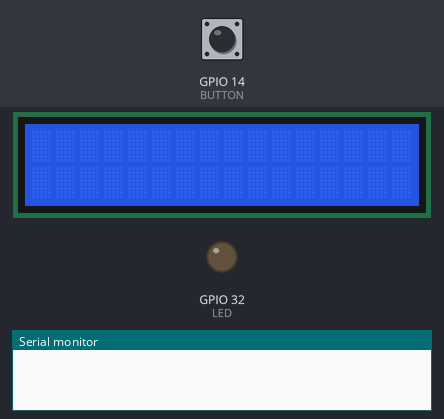
This sketch was run on a simulated ESP32. On the bench: 16×2 character LCD, output pins drawn as LEDs (lit = HIGH), the last lines printed to the serial monitor. The inputs (shaded band) are chosen by the test bench; at power-on: GPIO 14 (BUTTON) HIGH. Random numbers use the default seed unless the sketch sets one.

Above: at 1.2 s.
1.3 s: GPIO 14 (BUTTON) pulled LOW for 0.15 s
At 7.0 s:
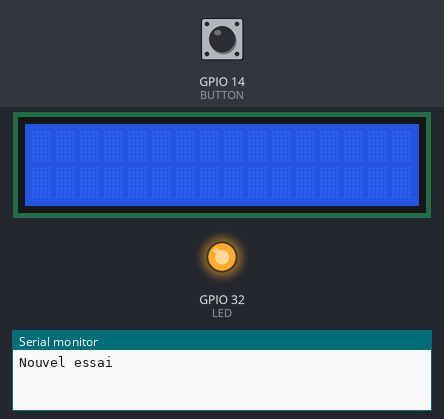
Timing chart, 0 to 13.0 s (numbered marks = the images above; inputs shaded):
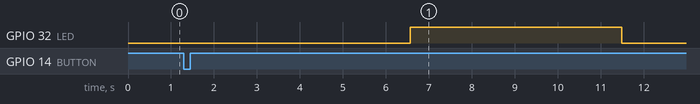

The sketch:

Exercice_HOMERIN_v1.ino
```cpp
/*   -------------------------------- Exercice Alstom --------------------------------

     Mesure la différence entre un temps perçu et la reproduction de ce délai

     - HOMERIN Emile
     - 22/04/2022
     - Version 2 : Application fonctionnelle et affichage du résultat sur un écran LCD

     ---------------------------------------------------------------------------------- */

#include <LiquidCrystal.h>   // Bibilothèque nécessaire pour utiliser l'écran LCD

#define LED 32          // Definition des pins correspondant à la LED et au bouton poussoir
#define BUTTON 14

LiquidCrystal lcd(19, 23, 18, 17, 16, 15);   // Définition de l'écran

int delay1, delay2;       // Durées aléatoires nécessaires à la réalisation de l'application
int appui = 0;            // Vaut 0 dans le cas du 1er appui (lancement de l'application), 1 lorsqu'on détecte ensuite un front descendant (l'utilisateur appui sur
                          // le bouton), puis 2 lorsqu'on detecte un front montant (l'utilisateur relache le bouton)
int timer, user_delay, delta;     // timer sera notre chronomètre, user_delay le temps d'appui de l'utilisateur et delta représente la différence entre la durée de l'appui et le véritable temps d'allumage de la LED


void setup()
{
  Serial.begin(115200);

  pinMode(BUTTON, INPUT_PULLUP);     // Déclaration du bouton poussoir
  pinMode(LED, OUTPUT);              // Déclaration de la LED

  randomSeed(analogRead(0));    // Initialise le générateur de nombres aléatoires par le bruit aléatoire provenant de l'environnement
                                // Ainsi la suite de nombres aléatoires démarre à un endroit arbitraire

  lcd.begin(16, 2);             // L’écran dispose de 16 colonnes et 2 lignes
}


void loop()
{

  if ( digitalRead(BUTTON) == LOW &&  appui == 0)       // Si l'utilisateur appuie sur le bouton et que appui = 0 alors on lance l'application
  {
    Serial.println("Nouvel essai");

    lcd.clear();    // Efface le résultat précédent sur l'écran

    delay1 = random(3000, 6001);   // Renvoie un nombre aléatoire entre 3000 et 6000
    delay2 = random(1000, 5001);   // Renvoie un nombre aléatoire entre 1000 et 5000

    delay(delay1);              // On attend entre 3 et 6 secondes aléatoirement

    digitalWrite(LED, HIGH);    // Puis la LED s'allume
    delay(delay2);              // pendant 1 à 5 secondes aléatoirement

    digitalWrite(LED, LOW);     // Enfin la LED s'éteind à la fin du délai

    Serial.print("Temps d'allumage de la LED : ");    // Permet de vérifier le bon fonctionnement de l'application
    Serial.print(delay2);
    Serial.println(" ms");

    appui = 1;     // On attend à présent une action de l'utilisateur
  }


  if ( digitalRead(BUTTON) == LOW  &&  appui == 1)       // Si l'utilisateur appuie sur le bouton et que appui = 1 alors on démarre le chronomètre
  {
    digitalWrite(LED, HIGH);        // Lorsque l'utilisateur appui sur le bouton pour reproduire le délai la LED S'allume
    timer = millis();               // On initialise le chronomètre au nombre de millisecondes qui se sont écoulées depuis le début du programme
    appui = 2;                      // Pour ne pas ré-initialiser le timer
  }


  if (digitalRead(BUTTON) == HIGH  &&  appui == 2)     // Si l'utilisateur relache le bouton et que appui = 2 alors on calcule delta
  {
    digitalWrite(LED, LOW);         // On éteind la LED

    user_delay = millis() - timer;     // Calcul du temps d'appui de l'utilisateur

    Serial.print("Temps d'appui par l'utilisateur : ");    // Permet de vérifier le bon fonctionnement de l'application
    Serial.print(user_delay);
    Serial.println(" ms\n");

    delta = abs(delay2 - user_delay);    // Calcul de delta (on peut enlever la valeur absolue afin de connaitre le signe de l'erreur)
                                         // En effet millis() - timer correspond au temps de pression du bouton par l'utilisateur

    lcd.setCursor(2,0);             // Affichage du résultat sur l'écran
    lcd.print("Resultat : ");
    lcd.setCursor(3, 1);
    lcd.print(delta);
    lcd.print(" ms");

    timer = 0;         // Réinitialisation du chronomètre
    appui = 0;         // Permet de relancer le processus lors d'un appui sur le bouton poussoir
  }

}
```

Measured:
- after the input at 1.3 s, GPIO 32 (LED): LOW → HIGH after 5.3 s, → LOW 4.9 s later
